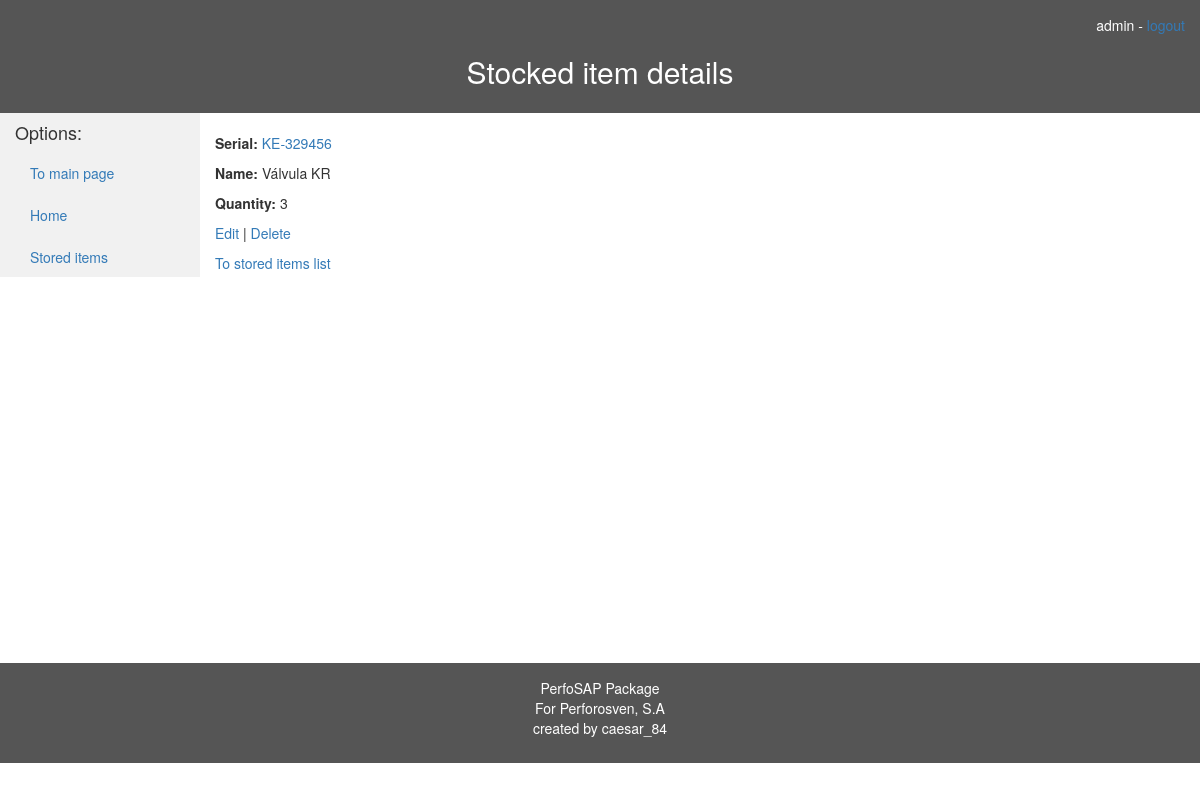
The page /almacen/storeditem/1 (signed in) on the database as committed earlier.
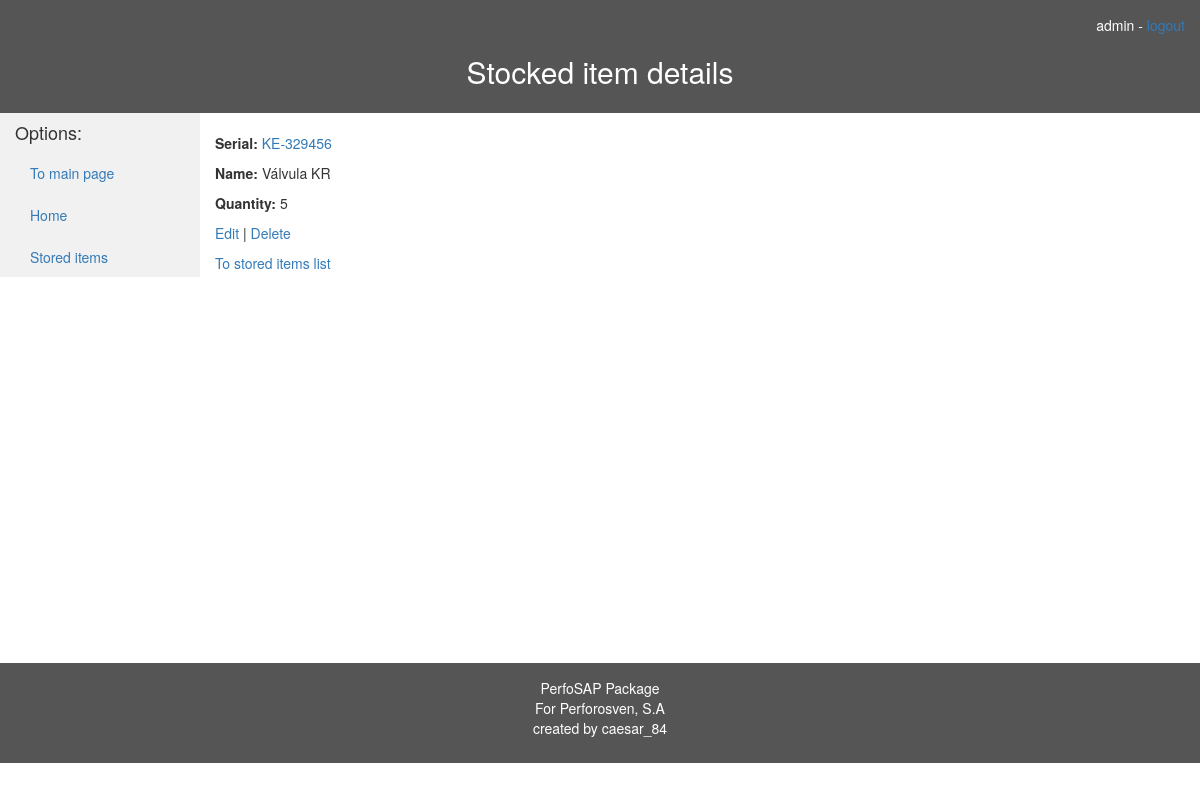
The same page on the database as committed later.
### almacen/models.py (models this page shows, shortened)
class StoredItem(models.Model):
    item = models.ForeignKey(Item)
    quantity = models.IntegerField(default=0)
    class Meta:
        ordering = ["item"]

### procura/models.py (models this page shows, shortened)
class Item(models.Model):
    name = models.CharField(max_length=100, help_text="Name")
    serial = models.CharField(max_length=50, help_text="Serial No.")
    manufacturer = models.CharField(max_length=50, help_text="Manufacturer")
    provider = models.ForeignKey(Provider)
    class Meta:
        ordering = ["provider", "name"]

### almacen/views.py (the view)
# urls.py: url(r'^storeditem/(?P<pk>\d+)$', views.StoredItemDetailView.as_view(), name='storeditem-detail'),
@method_decorator(login_required, name='dispatch')
class StoredItemDetailView(generic.DetailView):
    model = StoredItem

### almacen/templates/almacen/storeditem_detail.html
{% extends 'almacen_static_pages/almacen_base_template.html' %}
{% block header %}
    <h2 id="center">Stocked item details </h2>
{% endblock %}
{% block content %}
    <p><strong>Serial: </strong> <a
            href="{% url 'procura:item-detail' storeditem.item.pk %}"> {{ storeditem.item.serial }} </a></p>
    <p><strong>Name: </strong> {{ storeditem.item.name }} </p>
    <p style="color: {% if storeditem.quantity == 0 %}#f75526{% endif %}"><strong>Quantity: </strong> {{ storeditem.quantity }} </p>
    <p>
        <a href="{% url 'almacen:edit-storeditem' storeditem.pk %}">Edit</a> |
        <a href="{% url 'almacen:delete-storeditem' storeditem.pk %}">Delete</a>
    </p>
    <p><a href="{% url 'almacen:storeditems' %}">To stored items list</a></p>
{% endblock %}

Rows that differ between the two databases and show on the page:
changed StoredItem "KE-329456": quantity "3" → "5"
